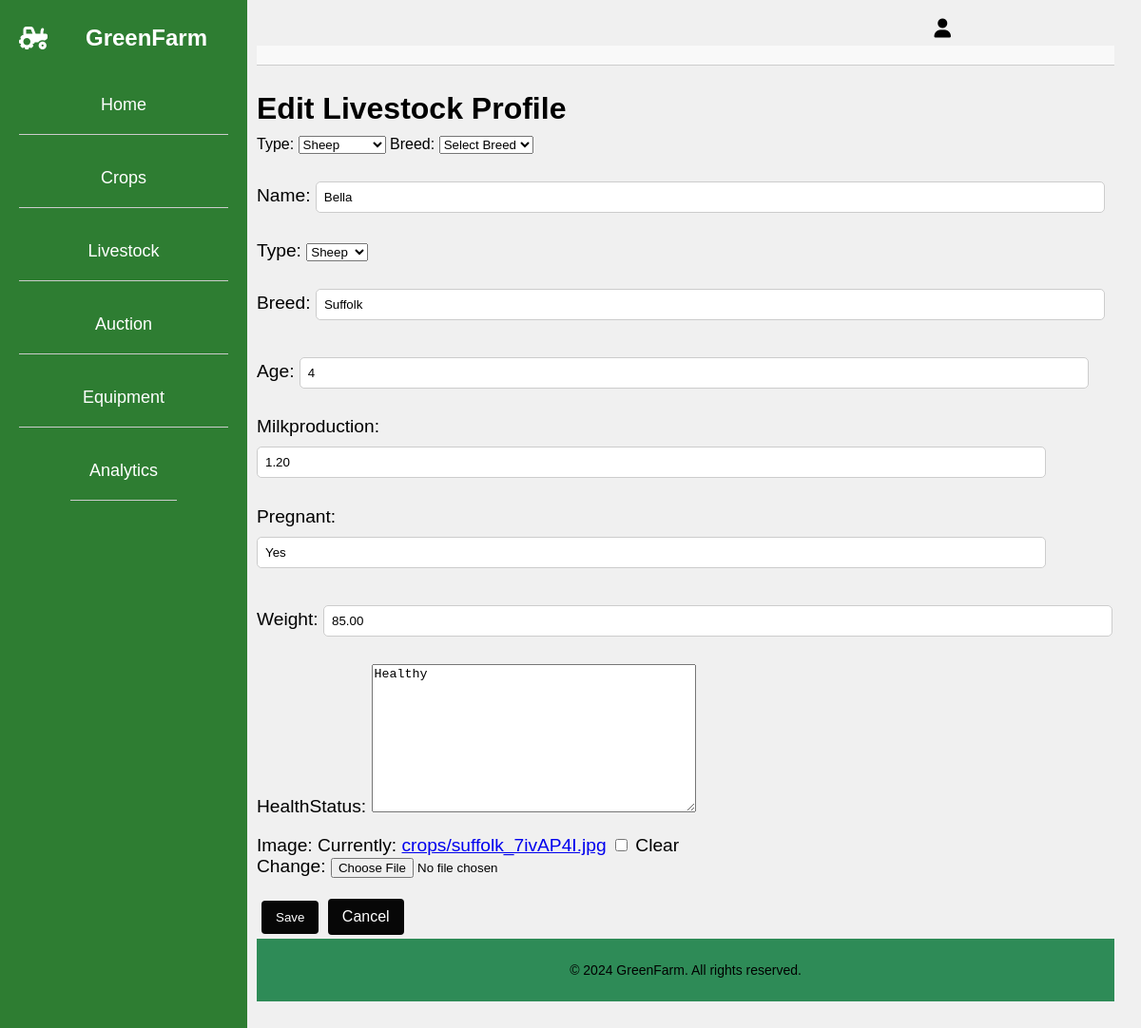
Screenshot of /live/edit/3/ with the database file from the repository.
### signup/models.py (models this page shows, shortened)
class Livestock(models.Model):
    LIVESTOCK_TYPES = [
        ('Cattle', 'Cattle'),
        ('Sheep', 'Sheep'),
        ('Pigs', 'Pigs'),
        ('Goats', 'Goats'),
        ('Horses', 'Horses'),
    ]
    BREEDS = {
        'Cattle': [
            ('Angus', 'Angus'),
            ('Hereford', 'Hereford'),
            ('Holstein', 'Holstein'),
            ('Jersey', 'Jersey'),
        ],
        'Sheep': [
            ('Merino', 'Merino'),
            ('Suffolk', 'Suffolk'),
            ('Dorset', 'Dorset'),
            ('Hampshire', 'Hampshire'),
        ],
        'Pigs': [
            ('Yorkshire', 'Yorkshire'),
            ('Berkshire', 'Berkshire'),
            ('Landrace', 'Landrace'),
            ('Duroc', 'Duroc'),
        ],
        'Goats': [
            ('Nubian', 'Nubian'),
            ('Boer', 'Boer'),
            ('Alpine', 'Alpine'),
            ('Saanen', 'Saanen'),
        ],
        'Horses': [
            ('Arabian', 'Arabian'),
            ('Clydesdale', 'Clydesdale'),
            ('Thoroughbred', 'Thoroughbred'),
            ('Quarter Horse', 'Quarter Horse'),
        ],
    }
    type = models.CharField(max_length=20, choices=LIVESTOCK_TYPES)
    breed = models.CharField(max_length=20, blank=True)
    name = models.CharField(max_length=100)
    age = models.CharField(max_length=100)
    weight = models.DecimalField(max_digits=10, decimal_places=2, default=0.0, blank=True)
    milkproduction = models.DecimalField(max_digits=10, decimal_places=2)
    pregnant = models.CharField(max_length=100)
    healthStatus = models.TextField(max_length=100)
    image = models.ImageField(upload_to='crops/', blank=True, null=True)

### signup/views.py (the view, shortened to what this page needs)
# urls.py: path('live/edit/<int:pk>/', views.live_edit, name='live_edit'),
def live_edit(request, pk=None):
    if pk:
        livestock = get_object_or_404(Livestock, pk=pk)
        if request.method == 'POST':
            form = LiveForm(request.POST, request.FILES, instance=livestock)
            if form.is_valid():
                form.save()
                return redirect('live_list')
        else:
            form = LiveForm(instance=livestock)
    return render(request, 'live_edit.html', {'form': form})

### signup/forms.py
class LiveForm(forms.ModelForm):
    class Meta:
        model = Livestock
        fields = ['name', 'type' ,'breed','age', 'milkproduction', 'pregnant','weight' ,'healthStatus','image']

### signup/templates/live_edit.html (shortened to what this page needs)
{% extends 'base.html' %}
{% block content %}
<h2>{{ form.instance.pk|yesno:"Edit Livestock Profile,Add Livestock Profile" }}</h2>
<form method="POST" enctype="multipart/form-data">
    <label for="id_type">Type:</label>
    <select id="id_type" name="type" onchange="updateBreeds()">
        <option value="Sheep" {% if form.type.value == 'Sheep' %}selected{% endif %}>Sheep</option>
    </select>
    <label for="id_breed">Breed:</label>
    <select id="id_breed" name="breed">
        <option value="">Select Breed</option>
    </select>
    {{ form.as_p }}
    <button type="submit" class="btn">Save</button>
    <a href="{% url 'crop_list' %}" class="btn">Cancel</a>
</form>
{% endblock %}

### signup/static/app/css/style.css (style rules this page uses)
.btn { display: inline-block; padding: 10px 25px; background-color: rgb(7, 7, 7); color: white; text-decoration: none; border-radius: 5px; }
.btn { padding: 10px 15px; border-radius: 4px; text-decoration: none; display: inline-block; }
h2 { font-size: 2rem; margin-bottom: 10px; color: #000000; }
p { font-size: 1.2rem; color: #000000; }
input[type="text"], input[type="number"], input[type="date"] { width: 90%; padding: 8px; margin: 10px 0; border-radius: 5px; border: 1px solid #ccc; }
button { padding: 10px 20px; border: none; border-radius: 5px; cursor: pointer; }
.btn { background-color: #007bff; color: #fff; }

### signup/templates/base.html (style rules this page uses)
button { padding: 10px 20px; margin: 5px; border: none; border-radius: 5px; cursor: pointer; }
.btn { display: inline-block; padding: 10px 25px; background-color: rgb(7, 7, 7); color: white; text-decoration: none; border-radius: 5px; }
.btn { padding: 10px 15px; border-radius: 4px; text-decoration: none; display: inline-block; }
body { margin-left: 250px; padding: 20px; background-color: #F0F0F0; font-family: Arial, sans-serif; }

### rows the page displays
Livestock: instance.pk "Edit Livestock Profile", type "Sheep", name "Bella", breed "Suffolk", age "4", milkproduction "1.20", pregnant "Yes", weight "85.00", healthStatus "Healthy"
